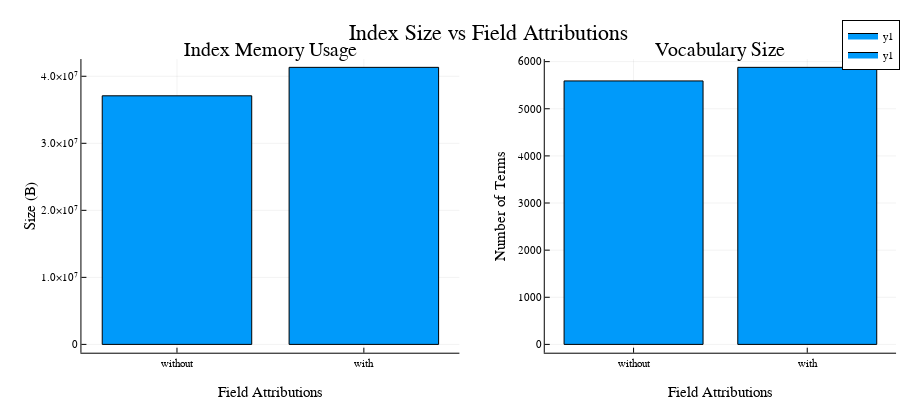

Write notebook code for a chart like this one.
### Markdown cell above
Unsurprisingly, memory consumption and vocabulary size both increase as we enrich the basic information with more text and as we use larger n-grams, which result in more unique terms.

### Code cell
attribution_mask = (indexes[:,"field_attributions"].==1)

p1 = bar(
    [
        mean(indexes[(!).(attribution_mask),"storage"]),
        mean(indexes[(attribution_mask),"storage"])
    ],
    xticks = (1:2, ["without","with"]),
    title = "Index Memory Usage",
    xlabel = "Field Attributions",
    ylabel = "Size (B)",
    legend = false
)

p2 = bar(
    [
        mean(indexes[(!).(attribution_mask),"vocab_size"]),
        mean(indexes[(attribution_mask),"vocab_size"])
    ],
    xticks = (1:2, ["without","with"]),
    title = "Vocabulary Size",
    xlabel = "Field Attributions",
    ylabel = "Number of Terms",
    legend = false
)


plot([p1,p2]..., layout=(1,2), size=(900,400), plot_title = "Index Size vs Field Attributions")

### Figure 1 — Plotly figure (JSON) as saved in the notebook; plotly's stock layout.template omitted (floating-point values rounded to 4 significant figures)
{"data": [{"fill": "tozeroy", "fillcolor": "rgba(0, 154, 250, 1.000)", "legendgroup": "y1", "line": {"color": "rgba(0, 0, 0, 1.000)", "dash": "solid", "width": 1}, "mode": "lines", "name": "y1", "showlegend": true, "type": "scatter", "x": [0.6, 0.6, 1.4, 1.4, 0.6, 0.6], "xaxis": "x1", "y": [37090000.0, 0, 0, 37090000.0, 37090000.0, 37090000.0], "yaxis": "y1"}, {"fill": "tozeroy", "fillcolor": "rgba(0, 154, 250, 1.000)", "legendgroup": "y1", "line": {"color": "rgba(0, 0, 0, 1.000)", "dash": "solid", "width": 1}, "mode": "lines", "name": "y1", "showlegend": false, "type": "scatter", "x": [1.6, 1.6, 2.4, 2.4, 1.6, 1.6], "xaxis": "x1", "y": [41330492, 0, 0, 41330492, 41330492, 41330492], "yaxis": "y1"}, {"colorbar": {"title": ""}, "legendgroup": "y1", "marker": {"color": "rgba(0, 154, 250, 0.000)", "line": {"color": "rgba(0, 0, 0, 0.000)", "width": 1}, "size": 0, "symbol": "circle"}, "mode": "markers", "name": "y1", "showlegend": false, "type": "scatter", "x": [1, 2], "xaxis": "x1", "y": [37090000.0, 41330492], "yaxis": "y1", "zmax": null, "zmin": null}, {"fill": "tozeroy", "fillcolor": "rgba(0, 154, 250, 1.000)", "legendgroup": "y1", "line": {"color": "rgba(0, 0, 0, 1.000)", "dash": "solid", "width": 1}, "mode": "lines", "name": "y1", "showlegend": true, "type": "scatter", "x": [0.6, 0.6, 1.4, 1.4, 0.6, 0.6], "xaxis": "x2", "y": [5591.0, 0, 0, 5591.0, 5591.0, 5591.0], "yaxis": "y2"}, {"fill": "tozeroy", "fillcolor": "rgba(0, 154, 250, 1.000)", "legendgroup": "y1", "line": {"color": "rgba(0, 0, 0, 1.000)", "dash": "solid", "width": 1}, "mode": "lines", "name": "y1", "showlegend": false, "type": "scatter", "x": [1.6, 1.6, 2.4, 2.4, 1.6, 1.6], "xaxis": "x2", "y": [5879.0, 0, 0, 5879.0, 5879.0, 5879.0], "yaxis": "y2"}, {"colorbar": {"title": ""}, "legendgroup": "y1", "marker": {"color": "rgba(0, 154, 250, 0.000)", "line": {"color": "rgba(0, 0, 0, 0.000)", "width": 1}, "size": 0, "symbol": "circle"}, "mode": "markers", "name": "y1", "showlegend": false, "type": "scatter", "x": [1, 2], "xaxis": "x2", "y": [5591.0, 5879.0], "yaxis": "y2", "zmax": null, "zmin": null}], "layout": {"annotations": [{"font": {"color": "rgba(0, 0, 0, 1.000)", "family": "sans-serif", "size": 20}, "rotation": 0, "showarrow": false, "text": "Index Memory Usage", "x": 0.3005, "xanchor": "center", "xref": "paper", "y": 0.95, "yanchor": "top", "yref": "paper"}, {"font": {"color": "rgba(0, 0, 0, 1.000)", "family": "sans-serif", "size": 20}, "rotation": 0, "showarrow": false, "text": "Vocabulary Size", "x": 0.8005, "xanchor": "center", "xref": "paper", "y": 0.95, "yanchor": "top", "yref": "paper"}, {"font": {"color": "rgba(0, 0, 0, 1.000)", "family": "sans-serif", "size": 22}, "rotation": 0, "showarrow": false, "text": "Index Size vs Field Attributions", "x": 0.5431, "xanchor": "center", "xref": "paper", "y": 1, "yanchor": "top", "yref": "paper"}], "height": 400, "legend": {"bgcolor": "rgba(255, 255, 255, 1.000)", "bordercolor": "rgba(0, 0, 0, 1.000)", "borderwidth": 1, "font": {"color": "rgba(0, 0, 0, 1.000)", "family": "sans-serif", "size": 11}, "title": {"font": {"color": "rgba(0, 0, 0, 1.000)", "family": "sans-serif", "size": 15}, "text": ""}, "tracegroupgap": 0, "traceorder": "normal", "x": 1, "xanchor": "auto", "y": 1, "yanchor": "auto"}, "margin": {"b": 20, "l": 0, "r": 0, "t": 20}, "paper_bgcolor": "rgba(255, 255, 255, 1.000)", "plot_bgcolor": "rgba(255, 255, 255, 1.000)", "showlegend": true, "width": 900, "xaxis1": {"anchor": "y1", "domain": [0.09049, 0.5104], "gridcolor": "rgba(0, 0, 0, 0.100)", "gridwidth": 0.5, "linecolor": "rgba(0, 0, 0, 1.000)", "mirror": false, "range": [0.4888, 2.511], "showgrid": true, "showline": true, "showticklabels": true, "tickangle": 0, "tickcolor": "rgb(0, 0, 0)", "tickfont": {"color": "rgba(0, 0, 0, 1.000)", "family": "sans-serif", "size": 11}, "tickmode": "array", "ticks": "inside", "ticktext": ["without", "with"], "tickvals": [1, 2], "title": "Field Attributions", "titlefont": {"color": "rgba(0, 0, 0, 1.000)", "family": "sans-serif", "size": 15}, "type": "-", "visible": true, "zeroline": false, "zerolinecolor": "rgba(0, 0, 0, 1.000)"}, "xaxis2": {"anchor": "y2", "domain": [0.6053, 0.9956], "gridcolor": "rgba(0, 0, 0, 0.100)", "gridwidth": 0.5, "linecolor": "rgba(0, 0, 0, 1.000)", "mirror": false, "range": [0.4888, 2.511], "showgrid": true, "showline": true, "showticklabels": true, "tickangle": 0, "tickcolor": "rgb(0, 0, 0)", "tickfont": {"color": "rgba(0, 0, 0, 1.000)", "family": "sans-serif", "size": 11}, "tickmode": "array", "ticks": "inside", "ticktext": ["without", "with"], "tickvals": [1, 2], "title": "Field Attributions", "titlefont": {"color": "rgba(0, 0, 0, 1.000)", "family": "sans-serif", "size": 15}, "type": "-", "visible": true, "zeroline": false, "zerolinecolor": "rgba(0, 0, 0, 1.000)"}, "xaxis3": {"anchor": "y3", "domain": [0.09049, 0.9956], "gridcolor": "rgba(0, 0, 0, 0.100)", "gridwidth": 0.5, "linecolor": "rgba(0, 0, 0, 1.000)", "mirror": false, "range": [0, 1], "showgrid": true, "showline": false, "showticklabels": true, "tickangle": 0, "tickcolor": "rgb(0, 0, 0)", "tickfont": {"color": "rgba(0, 0, 0, 1.000)", "family": "sans-serif", "size": 11}, "tickmode": "array", "ticks": "inside", "ticktext": ["0.0", "0.2", "0.4", "0.6", "0.8", "1.0"], "tickvals": [0, 0.2, 0.4, 0.6, 0.8, 1], "title": "", "titlefont": {"color": "rgba(0, 0, 0, 1.000)", "family": "sans-serif", "size": 15}, "type": "-", "visible": false, "zeroline": false, "zerolinecolor": "rgba(0, 0, 0, 1.000)"}, "yaxis1": {"anchor": "x1", "domain": [0.07581, 0.8915], "gridcolor": "rgba(0, 0, 0, 0.100)", "gridwidth": 0.5, "linecolor": "rgba(0, 0, 0, 1.000)", "mirror": false, "range": [-1240000.0, 42570000.0], "showgrid": true, "showline": true, "showticklabels": true, "tickangle": 0, "tickcolor": "rgb(0, 0, 0)", "tickfont": {"color": "rgba(0, 0, 0, 1.000)", "family": "sans-serif", "size": 11}, "tickmode": "array", "ticks": "inside", "ticktext": ["0", "1.0×10⁷", "2.0×10⁷", "3.0×10⁷", "4.0×10⁷"], "tickvals": [0, 10000000, 20000000, 30000000, 40000000], "title": "Size (B)", "titlefont": {"color": "rgba(0, 0, 0, 1.000)", "family": "sans-serif", "size": 15}, "type": "-", "visible": true, "zeroline": false, "zerolinecolor": "rgba(0, 0, 0, 1.000)"}, "yaxis2": {"anchor": "x2", "domain": [0.07581, 0.8915], "gridcolor": "rgba(0, 0, 0, 0.100)", "gridwidth": 0.5, "linecolor": "rgba(0, 0, 0, 1.000)", "mirror": false, "range": [-176.4, 6055.0], "showgrid": true, "showline": true, "showticklabels": true, "tickangle": 0, "tickcolor": "rgb(0, 0, 0)", "tickfont": {"color": "rgba(0, 0, 0, 1.000)", "family": "sans-serif", "size": 11}, "tickmode": "array", "ticks": "inside", "ticktext": ["0", "1000", "2000", "3000", "4000", "5000", "6000"], "tickvals": [0, 1000, 2000, 3000, 4000, 5000, 6000], "title": "Number of Terms", "titlefont": {"color": "rgba(0, 0, 0, 1.000)", "family": "sans-serif", "size": 15}, "type": "-", "visible": true, "zeroline": false, "zerolinecolor": "rgba(0, 0, 0, 1.000)"}, "yaxis3": {"anchor": "x3", "domain": [0.95, 1], "gridcolor": "rgba(0, 0, 0, 0.100)", "gridwidth": 0.5, "linecolor": "rgba(0, 0, 0, 1.000)", "mirror": false, "range": [0, 1], "showgrid": true, "showline": false, "showticklabels": true, "tickangle": 0, "tickcolor": "rgb(0, 0, 0)", "tickfont": {"color": "rgba(0, 0, 0, 1.000)", "family": "sans-serif", "size": 11}, "tickmode": "array", "ticks": "inside", "ticktext": ["0.0", "0.2", "0.4", "0.6", "0.8", "1.0"], "tickvals": [0, 0.2, 0.4, 0.6, 0.8, 1], "title": "", "titlefont": {"color": "rgba(0, 0, 0, 1.000)", "family": "sans-serif", "size": 15}, "type": "-", "visible": false, "zeroline": false, "zerolinecolor": "rgba(0, 0, 0, 1.000)"}}}
